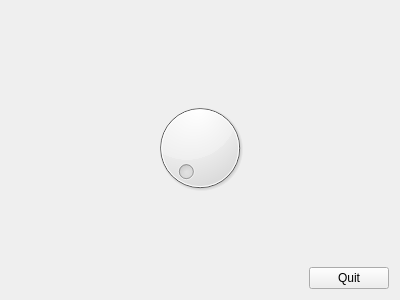
<?xml version="1.0" encoding="UTF-8"?>
<ui version="4.0">
 <class>MyForm</class>
 <widget class="QWidget" name="MyForm">
  <property name="geometry">
   <rect>
    <x>0</x>
    <y>0</y>
    <width>400</width>
    <height>300</height>
   </rect>
  </property>
  <property name="windowTitle">
   <string>Form</string>
  </property>
  <layout class="QVBoxLayout" name="verticalLayout_3">
   <item>
    <layout class="QVBoxLayout" name="verticalLayout_2">
     <item>
      <spacer name="verticalSpacer_2">
       <property name="orientation">
        <enum>Qt::Vertical</enum>
       </property>
       <property name="sizeHint" stdset="0">
        <size>
         <width>20</width>
         <height>40</height>
        </size>
       </property>
      </spacer>
     </item>
     <item>
      <layout class="QVBoxLayout" name="verticalLayout">
       <item>
        <widget class="QLabel" name="label">
         <property name="font">
          <font>
           <pointsize>12</pointsize>
          </font>
         </property>
         <property name="text">
          <string/>
         </property>
         <property name="alignment">
          <set>Qt::AlignCenter</set>
         </property>
        </widget>
       </item>
       <item>
        <widget class="QDial" name="dial"/>
       </item>
      </layout>
     </item>
     <item>
      <spacer name="verticalSpacer">
       <property name="orientation">
        <enum>Qt::Vertical</enum>
       </property>
       <property name="sizeHint" stdset="0">
        <size>
         <width>20</width>
         <height>40</height>
        </size>
       </property>
      </spacer>
     </item>
    </layout>
   </item>
   <item>
    <layout class="QHBoxLayout" name="horizontalLayout">
     <item>
      <spacer name="horizontalSpacer">
       <property name="orientation">
        <enum>Qt::Horizontal</enum>
       </property>
       <property name="sizeHint" stdset="0">
        <size>
         <width>40</width>
         <height>20</height>
        </size>
       </property>
      </spacer>
     </item>
     <item>
      <widget class="QPushButton" name="pushButton">
       <property name="text">
        <string>Quit</string>
       </property>
      </widget>
     </item>
    </layout>
   </item>
  </layout>
 </widget>
 <resources/>
 <connections>
  <connection>
   <sender>dial</sender>
   <signal>sliderReleased()</signal>
   <receiver>label</receiver>
   <slot>clear()</slot>
   <hints>
    <hint type="sourcelabel">
     <x>109</x>
     <y>155</y>
    </hint>
    <hint type="destinationlabel">
     <x>193</x>
     <y>156</y>
    </hint>
   </hints>
  </connection>
  <connection>
   <sender>dial</sender>
   <signal>valueChanged(int)</signal>
   <receiver>label</receiver>
   <slot>setNum(int)</slot>
   <hints>
    <hint type="sourcelabel">
     <x>115</x>
     <y>132</y>
    </hint>
    <hint type="destinationlabel">
     <x>196</x>
     <y>162</y>
    </hint>
   </hints>
  </connection>
  <connection>
   <sender>pushButton</sender>
   <signal>clicked()</signal>
   <receiver>MyForm</receiver>
   <slot>close()</slot>
   <hints>
    <hint type="sourcelabel">
     <x>303</x>
     <y>210</y>
    </hint>
    <hint type="destinationlabel">
     <x>270</x>
     <y>8</y>
    </hint>
   </hints>
  </connection>
 </connections>
</ui>
